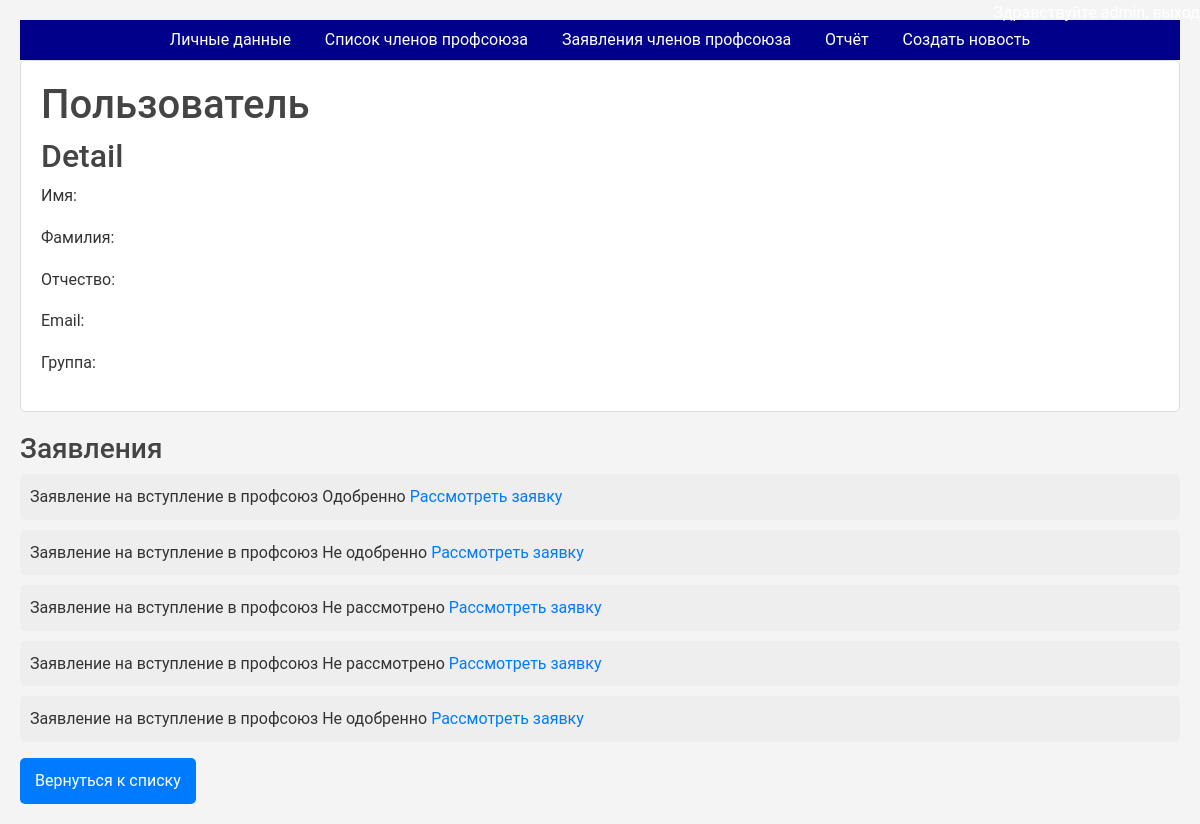
The app's page /accaunt/user_detail/1/ (signed in) with its own data.
### myauth/models.py (models this page shows)
class Appends(models.Model):
    user = models.ForeignKey(User, on_delete=models.CASCADE)
    description = models.ForeignKey(Description,null=True, on_delete=models.CASCADE)
    file = models.FileField(null=True ,upload_to='appends/receipts/')
    decision = models.ForeignKey(Decision,null=True, on_delete=models.CASCADE)
    commentary = models.TextField(null=True, max_length=1000)
    created_at = models.DateTimeField(auto_now_add=True)

class Description(models.Model):
    text = models.CharField(max_length=100)
    def __str__(self):
        return self.text

class Decision(models.Model):
    text = models.CharField(max_length=100)
    def __str__(self):
        return self.text

### myauth/views.py (the view)
# urls.py: path("user_detail/<int:pk>/", UserDetail.as_view(), name="user_detail"),
class UserDetail(UserPassesTestMixin, DetailView):
    def test_func(self):
        if self.request.user.is_staff:
            return True
    model = User
    template_name = "myauth/users_detail.html"
    context_object_name = "user"
    def get_context_data(self, **kwargs):
        context = super(UserDetail, self).get_context_data(**kwargs)
        context['appends'] = Appends.objects.filter(user=self.get_object())
        return context

### appearance/context_processors.py (called while the page is built)
def login_form(request):
    return {'login_form': UserLoginForm()}

### myauth/templates/myauth/users_detail.html (shortened to what this page needs)
{% extends 'myauth/base.html' %}
{% block body %}
  <div class="user-info">
    <h1>Пользователь <strong>{{ user.profile.name }} </strong></h1>
      <h2>Detail</h2>
      <div>
      <p>Имя: {{ user.profile.name }}</p>
      <p>Фамилия: {{ user.profile.lastname }}</p>
      <p>Отчество: {{ user.profile.secondname }}</p>
      <p>Email: {{ user.profile.email }}</p>
      <p>Группа: {{ user.profile.group }}</p>
      </div>
  </div>
  <div>
        <h3>Заявления</h3>
        {% if appends %}
          <ul class="appends-list">
            {% for append in appends %}
              <li>{{ append.description }} {{ append.decision }} <a href="{% url 'myauth:check_appends' append.pk %}">Рассмотреть заявку</a></li>
            {% endfor %}
          </ul>
        {% else %}
        <p>У {{ user.username }} нет активных заявок</p>
        {% endif %}
      </div>
      <div>
          <a href="{% url 'myauth:users_list' %}" class="back-button">Вернуться к списку</a>
      </div>
{% endblock %}

### myauth/templates/myauth/base.html (style rules this page uses)
* { font-family: 'Roboto', sans-serif; }

### myauth/templates/myauth/users_detail.html (style rules this page uses)
body { font-family: 'Arial', sans-serif; line-height: 1.6; color: #333; background-color: #f4f4f4; padding: 20px; }
h1, h2, h3 { color: #444; }
.user-info { background-color: #fff; border: 1px solid #ddd; padding: 20px; margin-bottom: 20px; border-radius: 5px; }
.appends-list { list-style-type: none; padding: 0; }
.appends-list li { background-color: #eee; margin-bottom: 10px; padding: 10px; border-radius: 5px; }
a { color: #007bff; text-decoration: none; }
.back-button { display: inline-block; padding: 10px 15px; background-color: #007bff; color: white; border-radius: 5px; text-decoration: none; transition: background-color 0.3s ease; }

### records on screen
Appends: description "Заявление на вступление в профсоюз", decision "Одобренно"
Appends: description "Заявление на вступление в профсоюз", decision "Не одобренно"
Appends: description "Заявление на вступление в профсоюз", decision "Не рассмотрено"
Appends: description "Заявление на вступление в профсоюз", decision "Не рассмотрено"
Appends: description "Заявление на вступление в профсоюз", decision "Не одобренно"
